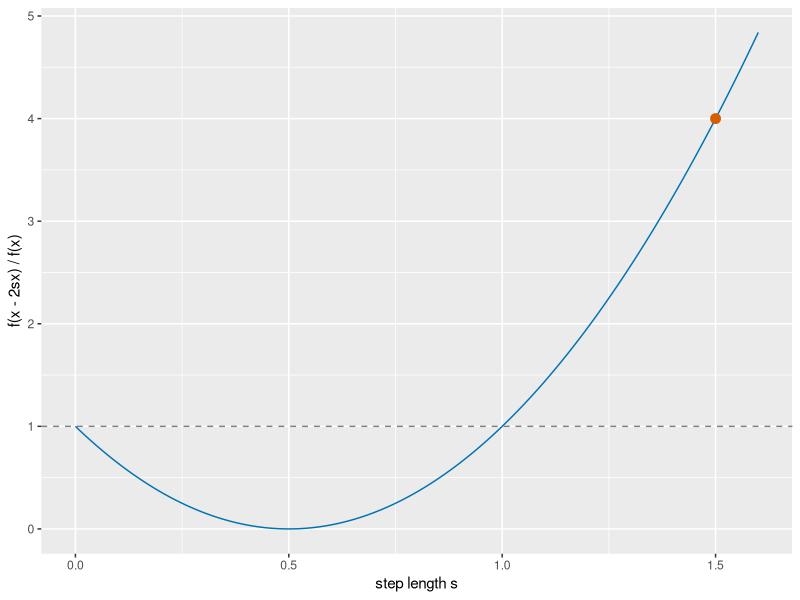

Write the R code that produced this figure.
## ---- chunk 1
#| label: descent-direction-r
#| fig-alt: >-
#|   Plot of the ratio (1 - 2 s) squared against the step length s from 0 to
#|   1.6, a blue parabola that falls from 1 at s equal to 0 to 0 at s equal
#|   to 0.5 and rises back to 1 at s equal to 1. A dashed grey horizontal
#|   line marks the ratio 1. A vermilion circle at s equal to 1.5, where the
#|   ratio is 4, lies above the line.
#| fig-height: 3.5
#| fig-width: 6
dd_s_dd <- seq(0, 1.6, length.out = 201)
dd_ratio_dd <- (1 - 2 * dd_s_dd)^2
dd_curve_dd <- tibble::tibble(s = dd_s_dd, ratio = dd_ratio_dd)
dd_long_dd <- tibble::tibble(s = 1.5, ratio = 4)
dd_aes_dd <- ggplot2::aes(s, ratio)
dd_dash_dd <- "dashed"
dd_curve_dd |>
  ggplot2::ggplot() +
  dd_aes_dd +
  ggplot2::geom_hline(
    yintercept = 1, linetype = dd_dash_dd, colour = "grey50"
  ) +
  ggplot2::geom_line(colour = "#0072B2") +
  ggplot2::geom_point(data = dd_long_dd, colour = "#D55E00", size = 3) +
  ggplot2::labs(x = "step length s", y = "f(x - 2sx) / f(x)")
